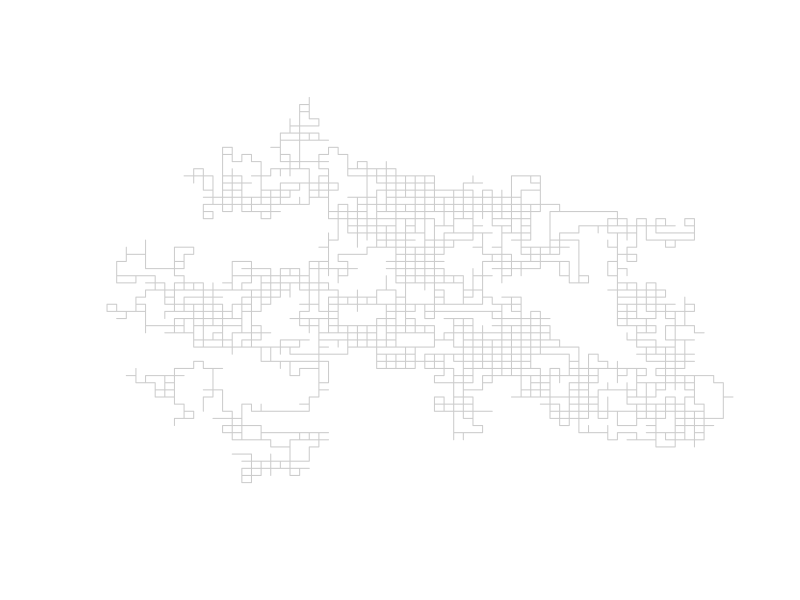
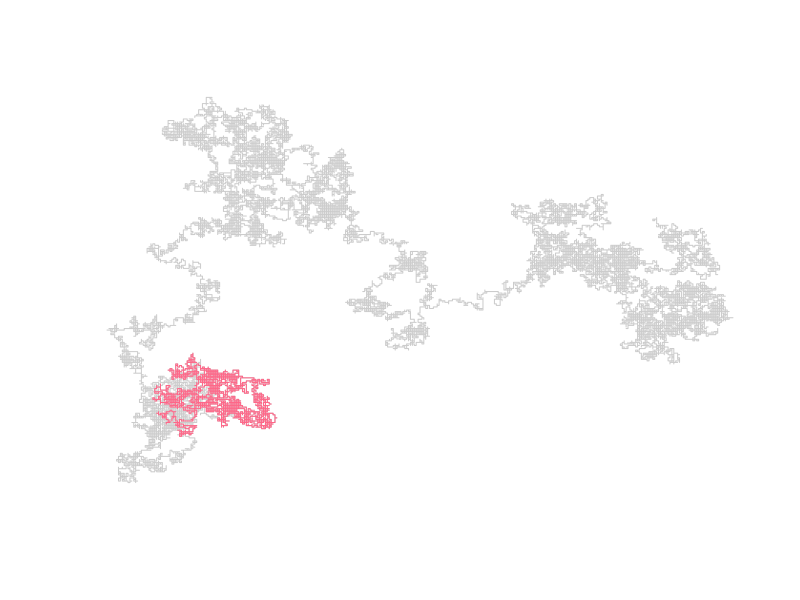
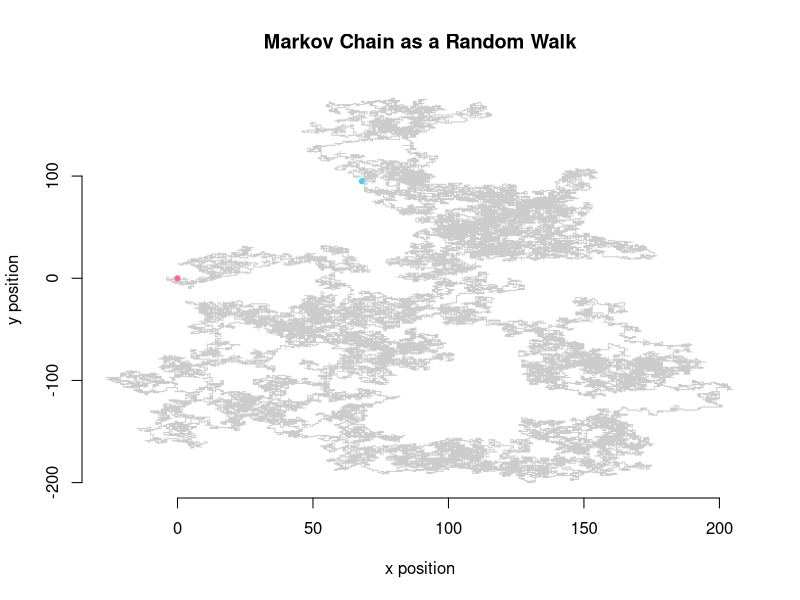
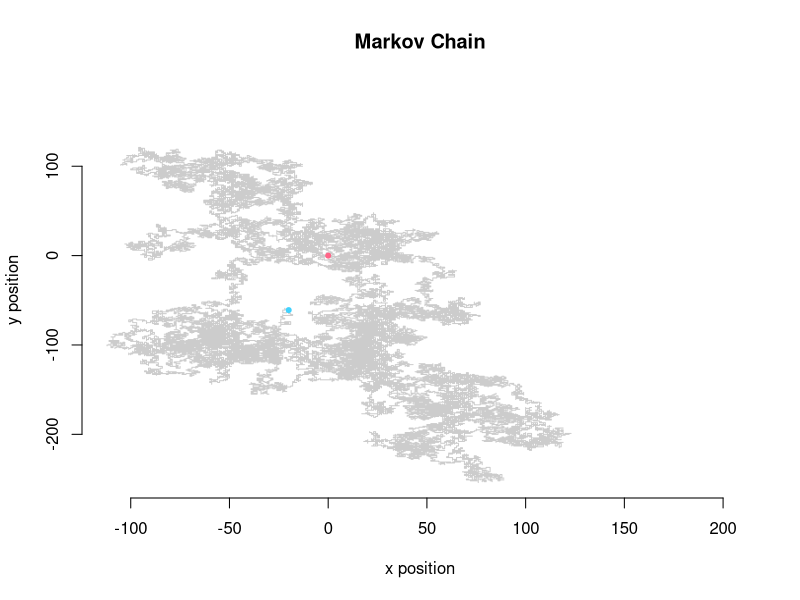
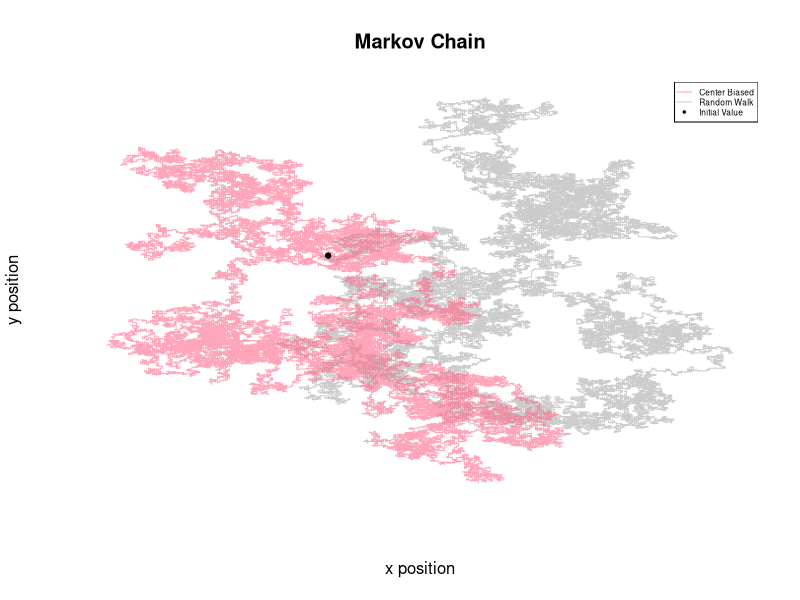
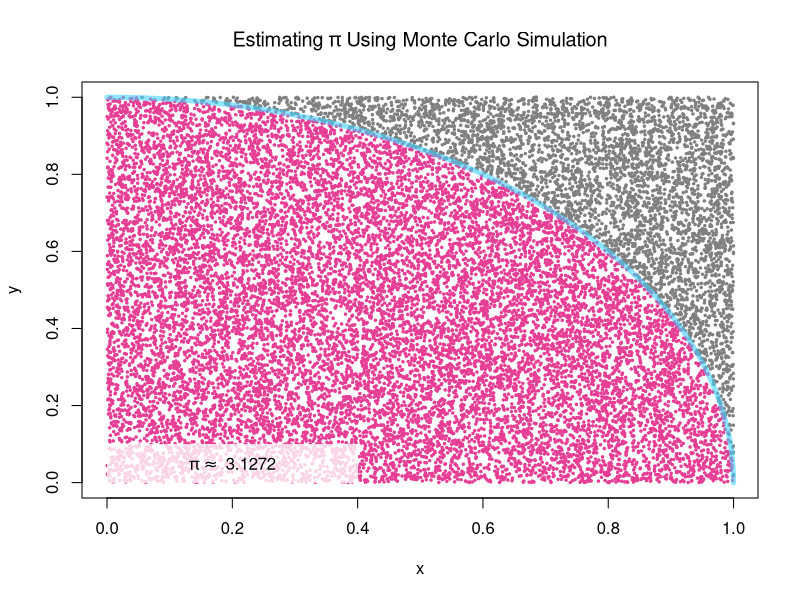
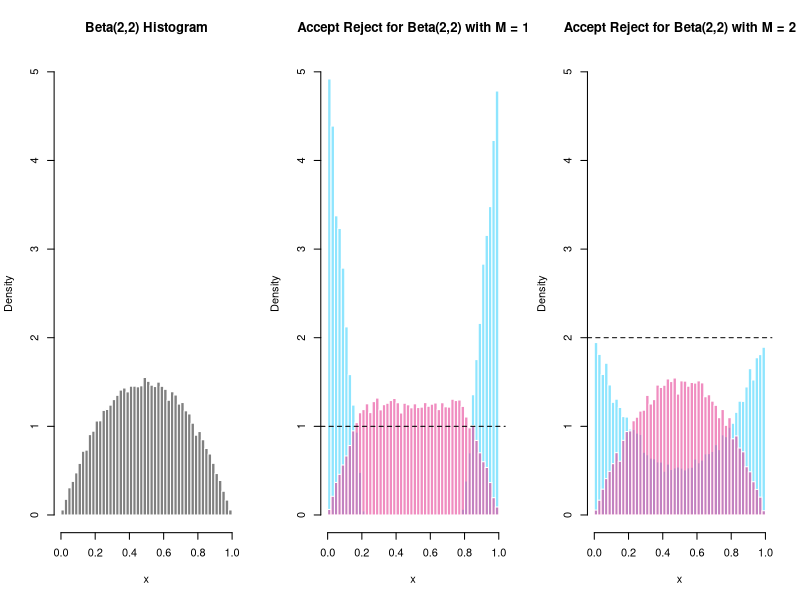
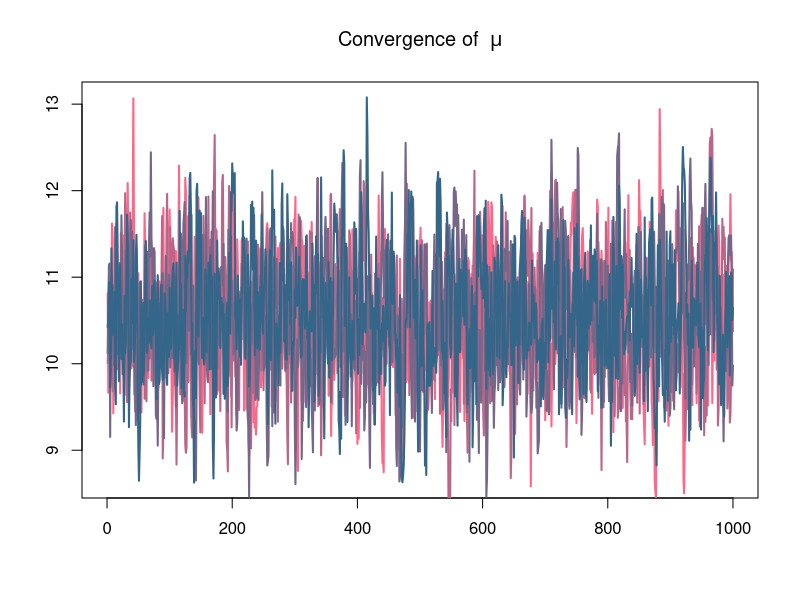

R code for these plots, in order: (Note: this script raises an error after producing the figures.)
#################
### MCMC CODE ###
#################

remove(list = ls())

# RANDOM WALK

loc <- c("up", "down", "left", "right")
dat <- matrix(NA, ncol = 2, nrow = 1e5/2)
dat[1,] <- c(0,0)

for(i in 2:nrow(dat)) {
  rand <- sample(loc, 1, prob = rep(0.25,4))
  if(rand == "up") {
    dat[i,] <- c(0,1) + dat[i-1,]
  }
  else if(rand == "down") {
    dat[i,] <- c(0,-1) + dat[i-1,]
  }
  else if(rand == "left") {
    dat[i,] <- c(1,0) + dat[i-1,]
  }
  else if(rand == "right") {
    dat[i,] <- c(-1,0) + dat[i-1,]
  }
  else {
    dat[i,] <- c(NA,NA)
  }
}

plot(dat[1:5e3,1], dat[1:5e3,2], col = rgb(125, 125, 125, alpha = 100, max = 255),
     type = "l", bty = "n", yaxt = "n", xaxt = "n", xlab = "", ylab = "")
plot(dat[,1], dat[,2], type = "l", bty = "n", yaxt = "n", xaxt = "n", xlab = "", ylab = "",
     col = rgb(125, 125, 125, alpha = 100, max = 255))
lines(dat[1:5e3,1], dat[1:5e3,2], col = "#ff6688")

# MARKOV CHAIN FUNCTION

#' Construct a Markov Chain governing movement through 2D space
#' @param transition_matrix A symmetric matrix of probabilities. Rows must sum to one.
#' @param iter Number of steps to take over the 2D space.
#' @param init Initial position in the 2D space.
#' @param state Initial state to start the Markov Chain.
#' @return The probabilities (prob) that are used to calculate the movement (move) and the data (dat) that
#' describes the movemement over 2D space.
markov_chain <- function(transition_matrix, iter = 1e3, init = c(0,0), state = c(1,0,0,0)) {
  # setup containers
  dat <- array(NA, c(iter, 2))  
  prob <- array(NA, c(iter,4))
  move <- array(NA, iter)
  # initial parameterizations
  loc <- colnames(transition_matrix)
  dat[1,] <- init
  # loop to contstruct the chain
  for(i in 2:iter) {
    state <- state%*%transition_matrix
    rand <- sample(loc, 1, prob = state)
    
    prob[i,] <- c(state)
    move[i] <- c(rand)
    
    if(rand == "up") {
      dat[i,] <- c(0,1) + dat[i-1,]
    }
    else if(rand == "down") {
      dat[i,] <- c(0,-1) + dat[i-1,]
    }
    else if(rand == "left") {
      dat[i,] <- c(-1,0) + dat[i-1,]
    }
    else if(rand == "right") {
      dat[i,] <- c(1,0) + dat[i-1,]
    }
    else {
      dat[i,] <- c(NA,NA)
    }
  }
  # return containers as a list
  return(list("dat" = dat, "prob" = prob, "move" = move))
}

# MARKOV CHAIN (as a random walk)

trans_prob <- matrix(0.25, ncol = 4, nrow = 4)
colnames(trans_prob) <- row.names(trans_prob) <- c("up", "down", "left", "right")
iter <- 1e5

mc_rw <- markov_chain(trans_prob, iter = iter)

plot(mc_rw$dat[,1], mc_rw$dat[,2], col = rgb(125, 125, 125, alpha = 100, max = 255), type = "l",
     main = "Markov Chain as a Random Walk", xlab = "x position", ylab = "y position",
     bty = "n")
points(0,0, col = "#ff6688", cex = 1, pch = 20)
points(mc_rw$dat[iter,1], mc_rw$dat[iter,2], col = "#40d2fe", cex = 1, pch = 20)

# MARKOV CHAIN (with center biased transition matrix)

# trans_prob <- rbind(c(0, 0.9, 0, 0.1),
#                     c(0.9, 0, 0.1, 0),
#                     c(0.9, 0, 0, 0.1),
#                     c(0, 0.9, 0.1, 0))

trans_prob <- rbind(c(0, 0.9, 0, 0.1),
                    c(0.9, 0, 0.1, 0),
                    c(0.1, 0, 0, 0.9),
                    c(0, 0.1, 0.9, 0))

# trans_prob <- rbind(c(0, 0.1, 0, 0.9),
#                     c(0.1, 0, 0.9, 0),
#                     c(0.9, 0, 0, 0.1),
#                     c(0, 0.9, 0.1, 0))

colnames(trans_prob) <- row.names(trans_prob) <- c("up", "down", "left", "right")

mc <- markov_chain(trans_prob, iter = iter)

y_range <- range(range(mc$dat[,2]), range(mc_rw$dat[,2]))
x_range <- range(range(mc$dat[,1]), range(mc_rw$dat[,1]))

plot(mc$dat[,1], mc$dat[,2], col = rgb(125, 125, 125, alpha = 100, max = 255), type = "l",
     main = "Markov Chain", xlab = "x position", ylab = "y position",
     xlim = x_range, ylim = y_range,
     bty = "n")
points(0,0, col = "#ff6688", cex = 1, pch = 20)
points(mc$dat[iter,1], mc$dat[iter,2], col = "#40d2fe", cex = 1, pch = 20)

# compare markov chains on same plot
plot(mc_rw$dat[,1], mc_rw$dat[,2], col = rgb(125, 125, 125, alpha = 100, max = 255), type = "l",
     xaxt = "n", yaxt = "n",
     main = "Markov Chain", xlab = "x position", ylab = "y position",
     xlim = x_range, ylim = y_range,
     bty = "n")
lines(mc$dat[,1], mc$dat[,2], col = rgb(255, 102, 136, alpha = 150, max = 255))
points(mc$dat[1,1], mc$dat[1,2], cex = 1, col = "black", pch = 20)
points(mc_rw$dat[1,1], mc_rw$dat[1,2], cex = 1, col = "black", pch = 20)
legend("topright", c("Center Biased", "Random Walk", "Initial Value"),
       col = c(rgb(255, 102, 136, alpha = 150, max = 255), rgb(125, 125, 125, alpha = 100, max = 255), "black"),
       lwd = c(1,1,NA), pch = c(NA,NA,20), cex = 0.5)

# MONTE CARLO - APPROXIMATE PI

circle <- function(x) {
  sqrt(1 - x^2)
}

domain <- seq(0,1, length.out = 1e3)
iter <- 1e4 * 2
accept <- matrix(NA, ncol = 2, nrow = iter)
reject <- matrix(NA, ncol = 2, nrow = iter)
for(i in 1:iter) {
  x <- runif(1, 0, 1)
  y <- runif(1, 0, 1)
  if(x^2 + y^2 <= 1)
    accept[i,] <- c(x,y)
  else
    reject[i,] <- c(x,y)
}
(nrow(na.omit(accept)) / iter) * 4

# plot(domain, circle(domain), type = "l", lwd = 5, col = "#40d2fe",
#      main = expression("Estimating" ~ pi ~ "Using Monte Carlo Simulation"),
#      xlab = "x", ylab = "y")
plot(0, type = "n", xlim = range(accept[,1], na.rm = TRUE), ylim = range(accept[,2], na.rm = TRUE),
     main = expression("Estimating" ~ pi ~ "Using Monte Carlo Simulation"),
     xlab = "x", ylab = "y")
points(accept, pch = 20, col = "#e63d95", cex = 0.5)
points(reject, pch = 20, col = "#808080", cex = 0.5)
lines(domain, circle(domain), type = "l", lwd = 5, col = rgb(64, 210, 254, alpha = 150, max = 255))
rect(0, 0, 0.4, 0.1, border = NA, col = rgb(255, 255, 255, alpha = 200, max = 255))
text(0.2,0.05, bquote(pi %~~% ~ .((nrow(na.omit(accept)) / iter) * 4)), col = "black")

# MONTE CARLO - REJECTION SAMPLING

#' A Rejection Sampling algorithm where proposals are generated from Unif(0,1).
#' @param f Target distribution.
#' @param g Candidate distribution.
#' @param support Support of the target distribution.
#' @param M Bound on the likelihood ratio f/g.
#' @param iter Number of iterations to run the algorithm through (iter = accept + reject).
#' @return A list containing accepted/rejected values.
accept_reject <- function(f, g, support = c(0,1), M = 1, iter = 1e3) {
  out <- list()
  
  for (i in 1:iter) {
    # containers
    y <- runif(1, support[1], support[2])  # proposal
    u <- runif(1, 0, 1)                    # stochastic condition
    out$y[i] <- y
    out$u[i] <- u
    # likelihood ratio
    ratio <- f(y)/(M*g(y, support[1], support[2]))
    # accept-reject condition
    if(ratio > u)
      out$accept[i] <- y
    else
      out$reject[i] <- y
  }
  return(out)
}

beta_sample1 <- accept_reject(f = function(x){dbeta(x, 2, 2)},
                             g = function(x, a, b){dunif(x, a, b)},
                             M = 1, iter = 1e4*4)
beta_sample2 <- accept_reject(f = function(x){dbeta(x, 2, 2)},
                              g = function(x, a, b){dunif(x, a, b)},
                              M = 2, iter = 1e4*4)

par(mfrow=c(1,3))
hist(rbeta(1e4*4, 2, 2), freq = F, breaks = 50, col = "#808080", border = FALSE, ylim = c(0,5),
     main = "Beta(2,2) Histogram", xlab = "x")
hist(na.omit(beta_sample1$reject), freq = F, breaks = 50, col = rgb(64, 210, 254, alpha = 150, max = 255),
     border = FALSE, ylim = c(0,5),
     main = "Accept Reject for Beta(2,2) with M = 1", xlab = "x")
hist(na.omit(beta_sample1$accept), freq = F, breaks = 50, col = rgb(230, 61, 149, alpha = 150, max = 255),
     border = FALSE, ylim = c(0,2), add = T)
abline(h = 1, col = "black", lty = 2)
hist(na.omit(beta_sample2$reject), freq = F, breaks = 50, col = rgb(64, 210, 254, alpha = 150, max = 255),
     border = FALSE, ylim = c(0,5),
     main = "Accept Reject for Beta(2,2) with M = 2", xlab = "x")
hist(na.omit(beta_sample2$accept), freq = F, breaks = 50, col = rgb(230, 61, 149, alpha = 150, max = 255),
     border = FALSE, ylim = c(0,2), add = T)
abline(h = 2, col = "black", lty = 2)
dev.off()

table(is.na(beta_sample1$accept))
table(is.na(beta_sample2$accept))

# METROPOLIS ALGORITHM

# 1. generate x* from g(x_{n}) (where g is a symmetric candidate distribution, e.g. normal)
# 2. compute the acceptance ratio alpha = f(x*)/f(x_{n}) (where f is the target distribution)
# 3. accept x* with probability min(1, alpha)
# 4. if x* is accepted then collect x_{n+1} = x* else collect x_{n+1} = x_{n}
# 5. repeat

metropolis <- function(f, iter = 1e3, chains = 4, prop_scale = 1) {
  init <- rnorm(chains, 0, 20)
  out <- array(NA, c(iter, chains))
  out[1,] <- init
  
  sampler <- function(x) {
    alpha <- 0
    u <- 1
    while(alpha < u) {
      u <- runif(1, 0, 1)
      x_star <- rnorm(1, x, 1 * prop_scale)
      alpha <- exp(f(x_star)-f(x))
    }
    return(x_star)
  }
  
  for(i in 2:iter) {
    for(j in 1:chains) {
      out[i,j] <- sampler(out[i-1,j]) 
    }
  }
  
  out
}

cols <- colorRampPalette(c("#ff6688","#336688"))(4)

dat <- rnorm(1, rnorm(10, 5, 5), 1)
post_func <- function(x) {
  lik <- sum(dnorm(dat, x, 1, log = T))
  prior <- dnorm(x, 5, 1, log = T)
  lik + prior
}
metro <- metropolis(f = post_func, chains = 4, iter = 2e3)

mean(dat)
mean(metro)

warmup <- (dim(metro)[1])/2
plot(0, type = "n", xlab = "", ylab = "", xlim = c(0,warmup), ylim = range(metro[-seq(1,warmup),dim(metro)[2]]),
     main = expression("Convergence of " ~ mu))
for(i in 1:4){
  lines(metro[-(1:(dim(metro)[1]/2)),i], col = cols[i], lwd = 2) 
}

plot(0, type = "n", xlab = "", ylab = "", xlim = c(0,100), ylim = range(metro),
     main = expression("Convergence of " ~ mu))
for(i in 1:4){
  lines(metro[1:100,i], col = cols[i], lwd = 2) 
}

hist(metro[-(1:(dim(metro)[1]/2)),], col = "#808080", border = FALSE, breaks = 50, freq = FALSE,
     main = expression("Distribution of " ~ mu), xlab = expression(mu))
abline(v = mean(metro), col = "red")

# METROPOLIS-HASTINGS ALGORITHM

# rbinorm <- function(n, mu = c(0,0), sigma = diag(2)) {
#   out <- array(NA, c(n, 2))
#   z1 <- rnorm(n, 0, 1)
#   z2 <- rnorm(n, 0, 1)
#   out[,1] <- sigma[1,1] * z1 + mu[1]
#   out[,2] <- sigma[2,2] * (sigma[1,2] * z1 + sqrt(1 - sigma[1,2]^2) * z2) + mu[2]
#   return(out)
# }

library(mvtnorm)

metropolis_hastings <- function(f, iter = 1e3, chains = 4, init = NULL, prop_scale = 1, prop_loc = c(0,0)) {
  out <- array(NA, c(iter, 2, chains))
  
  for(p in 1:2) {
    if(is.null(init))
      out[1,p,] <- rnorm(chains, 0, 1)
    else
      out[1,p,] <- init[,p]
  }

  prop_covmat <- diag(1,2)*prop_scale
  
  sampler <- function(x) {
    alpha <- 0
    u <- 1
    reject <- -1
    while(alpha < u) {
      reject <- reject + 1
      u <- runif(1, 0, 1)
      x_star <- rmvnorm(1, x, prop_covmat)
      alpha <- exp((f(x_star)-f(x)) +
                     (dmvnorm(x, x_star, prop_covmat, log = TRUE) - dmvnorm(x_star, x, prop_covmat, log = TRUE)))
      # cat("alpha = ", alpha, "; ", "u = ", u, "\n")
    }
    return(list("post" = x_star, "reject" = reject))
  }
  
  for(j in 1:chains) {
    cat(":: chain", j, "::", "")
    reject <- 0
    for(i in 2:iter) {
      sampler_stuff <- sampler(out[i-1,,j])
      reject <- reject + sampler_stuff$reject
      out[i,,j] <- sampler_stuff$post  # important! the rest is just print aesthetics
      if(i%%(iter/10) == 0)
        cat(".")
      if(i == iter)
        cat("", "accept rate =", iter,"/", reject + iter, "=", round(iter/(reject+iter),4), "\n")
      
    }
  }
  
  out
}

# covmat <- rbind(c(1, 0.5), c(0.5, 3))
covmat <- diag(1,2)
N <- 5
priors <- cbind(rnorm(N, 0, 3), rnorm(N, 0, 3))
dat <- array(NA, c(N, 2))
for(i in 1:N) {
  dat[i,] <- rmvnorm(1, mean = priors[i,], sigma = covmat) 
}
colMeans(dat)
plot(dat[,1], dat[,2], col = "darkgrey")

init_val <- rbind(c(1,1),
                  c(-1,-1),
                  c(1,-1),
                  c(-1,1))
init_val <- init_val * 4

posterior_func <- function(pars) {
  lik <- sum(dmvnorm(dat, pars, sigma = covmat, log = TRUE))
  prior <- dnorm(pars, 0, 0.1, log = TRUE)
  lik + sum(prior)
}
metro_hasti <- metropolis_hastings(f = posterior_func,
                                   iter = 2e3, chains = 4, init = init_val,
                                   prop_scale = 0.1, prop_loc = colMeans(dat))

# metro_hasti
colMeans(dat)
rowMeans(colMeans(metro_hasti))
range(metro_hasti)

cols <- colorRampPalette(c("#ff6688","#336688"))(4)
cols <- c(rgb(255, 102, 136, alpha = 150, max = 255),
          rgb(187, 102, 136, alpha = 150, max = 255),
          rgb(119, 102, 136, alpha = 150, max = 255),
          rgb(51, 102, 136, alpha = 150, max = 255))

plot(0, type = "n", xlim = range(metro_hasti), ylim = range(metro_hasti), xlab = expression(mu[1]), ylab = expression(mu[2]))
for(i in 1:4) {
  lines(metro_hasti[,1,i], metro_hasti[,2,i], col = cols[i], lwd = 2)
}
plot(0, type = "n", xlim = c(-0.4,0.4), ylim = c(-0.4,0.4), xlab = expression(mu[1]), ylab = expression(mu[2]))
for(i in 1:4) {
  lines(metro_hasti[,1,i], metro_hasti[,2,i], col = cols[i], lwd = 2)
}

plot(0, type = "n", xlim = c(0,dim(metro_hasti)[1]), ylim = range(metro_hasti[,1,]),
     main = expression("Traceplot for" ~ mu[1]), ylab = expression(mu[1]), xlab = "iteration")
for(i in 1:4) {
  lines(metro_hasti[,1,i], col = cols[i], lwd = 2)
}
rect(-50, range(metro_hasti[,2,])[1]-4, dim(metro_hasti)[1]/2, range(metro_hasti[,2,])[2]+4,
     col = rgb(128,128,128, alpha = 50, max = 255), border = NA)

plot(0, type = "n", xlim = c(0,dim(metro_hasti)[1]), ylim = range(metro_hasti[,2,]),
     main = expression("Traceplot for" ~ mu[2]), ylab = expression(mu[2]), xlab = "iteration")
for(i in 1:4) {
  lines(metro_hasti[,2,i], col = cols[i], lwd = 2)
}
rect(-50, range(metro_hasti[,1,])[1]-4, dim(metro_hasti)[1]/2, range(metro_hasti[,1,])[2]+4,
     col = rgb(128,128,128, alpha = 50, max = 255), border = NA)

warmup <- seq(1,(dim(metro_hasti)[1]/2))
hist(metro_hasti[-warmup,1,], breaks = 40, col = "darkgrey", border = FALSE, freq = FALSE,
     main = expression("Histogram for" ~ mu[1]))
hist(metro_hasti[-warmup,2,], breaks = 40, col = "darkgrey", border = FALSE, freq = FALSE,
     main = expression("Histogram for" ~ mu[2]))

# mle approach
optim(c(-4,4), f <- function(pars){sum(dmvnorm(dat, pars, covmat, log = TRUE))}, control = list(fnscale = -1))

# HAMILTONIAN MONTE CARLO ALGORITHM

library(mvtnorm)

# covmat <- diag(1,2)
covmat <- rbind(c(1,0.9),c(0.9,1))
N <- 1e3
priors <- cbind(rnorm(N, 0, 1), rnorm(N, 0, 1))
# priors <- cbind(rep(0,N), rep(0,N))  # fixed
dat <- array(NA, c(N, 2))
for(i in 1:N) {
  dat[i,] <- rmvnorm(1, mean = priors[i,], sigma = covmat) 
}
colMeans(dat)
plot(dat, col = "#808080")

post_func <- function(theta) {
  lik <- sum(dmvnorm(dat, theta, covmat, log = TRUE))
  prior <- dnorm(theta, 0, 0.1, log = TRUE)
  return(lik + sum(prior))
}

init_val <- cbind(c(1,1),
                  c(-1,-1),
                  c(1,-1),
                  c(-1,1))
init_val <- init_val * 4

hmc <- function(f, iter = 1e3, chains = 4, init_val = NULL, epsilon_init = 0.1, M = diag(1,2), L_0 = 10) {
  out <- array(NA, c(iter, 2, chains))
  phi <- array(NA, c(iter, 2, chains))
  if(is.null(init_val))
    out[1,,] <- t(rmvnorm(chains, c(0,0), diag(1,2)))
  else
    out[1,,] <- init_val
  phi[1,,] <- rmvnorm(chains, c(0,0), M)
  
  gradient <- function(theta) {
    e <- 1e-4
    out <- array(NA, length(theta))
    for(t in 1:length(theta)) {
      # browser()
      theta_hi <- theta_lo <- theta
      theta_hi[t] <- theta[t] + e
      theta_lo[t] <- theta[t] - e
      out[t] <- (f(theta_hi) - f(theta_lo)) / (2 * e)
      # browser()
    }
    out
  }
  
  sampler <- function(theta) {
    phi <- c(rmvnorm(1, mean = c(0,0), sigma = M))
    grad <- gradient(theta)
    epsilon <- runif(1, 0, 2 * epsilon_init)
    L <- ceiling(2 * L_0 * runif(1,0,1))
    for (l in 1:L) {
      phi <- phi + 0.5 * epsilon * grad
      theta <- theta + epsilon * solve(M) %*% phi
      phi <- phi + 0.5 * epsilon * grad 
    }
    return(list("theta" = c(theta), "phi" = c(phi)))
  }
  
  accept_reject <- function(theta_star, theta, phi_star, phi) {
    dens_theta_star <- f(theta_star)
    dens_theta <- f(theta)
    dens_phi_star <- dmvnorm(phi_star, c(0,0), M, log = TRUE)
    dens_phi <- dmvnorm(phi, c(0,0), M, log = TRUE)
    alpha <- exp((dens_theta_star + dens_phi_star) - (dens_theta + dens_phi))
    alpha
  }
  
  cat(paste0("['.' = ", iter/10, " iterations]\n"))
  
  for(j in 1:chains) {
    cat(paste0("[ chain ", j, " ]"))
    for(i in 2:iter) {
      alpha <- 0
      u <- 1
      while(alpha < u) {
        u <- runif(1, 0, 1)
        sample <- sampler(out[i-1,,j])
        alpha <- accept_reject(sample$theta, out[i-1,,j], sample$phi, phi[i-1,,j])
      }
      phi[i,,j] <- sample$phi
      out[i,,j] <- sample$theta
      if(i%%(iter/10) == 0)
        cat(".")
      if(i == iter)
        cat("[ complete ]\n")
    } 
  }
  out
}

hmc_sim <- hmc(f = post_func, iter = 1e3, init_val = init_val, epsilon_init = ((1/15)^2), M = diag(1,2), L_0 = 10)
colMeans(dat)
rowMeans(colMeans(hmc_sim))

plot(0, type = "n", xlim = c(1,dim(hmc_sim)[1]), ylim = range(hmc_sim), 
     ylab = "Parameter Value", xlab = "Iteration", main = expression("Traceplot for" ~ mu[1]))
for(i in 1:dim(hmc_sim)[3]) {
  lines(hmc_sim[,1,i], col = cols[i], lwd = 2)
}
plot(0, type = "n", xlim = c(1,dim(hmc_sim)[1]), ylim = range(hmc_sim), 
     ylab = "Parameter Value", xlab = "Iteration", main = expression("Traceplot for" ~ mu[2]))
for(i in 1:dim(hmc_sim)[3]) {
  lines(hmc_sim[,2,i], col = cols[i], lwd = 2)
}

x <- y <- seq(-4,4,0.1)
z <- outer(x, y, FUN = function(x, y){dmvnorm(cbind(x,y), colMeans(dat), covmat)})
plot(0, type = "n", xlim = range(hmc_sim[,1,]), ylim = range(hmc_sim[,2,]),
     ylab = expression(mu[2]), xlab = expression(mu[1]), main = expression("Convergence of" ~ mu[1] ~ "and" ~ mu[2]))
contour(x, y, z, add = TRUE, col = "#808080")
for(i in 1:dim(hmc_sim)[3]) {
  lines(hmc_sim[,1,i], hmc_sim[,2,i], col = cols[i], lwd = 2)
}

z <- outer(x, y, FUN = Vectorize(function(x,y) {
  theta <- c(x,y)
  lik <- sum(dmvnorm(dat, theta, covmat, log = TRUE))
  prior <- dnorm(theta, 0, 0.1, log = TRUE)
  return(lik + sum(prior))
}))

plt_dat <- expand.grid(x,y)
plt_dat$z <- apply(cbind(plt_dat$Var1, plt_dat$Var2), 1, post_func)
plot(0, type = "n", xlim = range(hmc_sim[,1,]), ylim = range(hmc_sim[,2,]), 
     ylab = expression(mu[2]), xlab = expression(mu[1]), main = expression("Convergence of" ~ mu[1] ~ "and" ~ mu[2]))
contour(x, y, plt_dat$z, add = TRUE, col = "#808080")
for(i in 1:dim(hmc_sim)[3]) {
  lines(hmc_sim[,1,i], hmc_sim[,2,i], col = cols[i], lwd = 2)
}

plot(0, type = "n", xlim = range(hmc_sim[,1,])/30, ylim = range(hmc_sim[,2,])/30, 
     ylab = expression(mu[2]), xlab = expression(mu[1]), main = expression("Convergence of" ~ mu[1] ~ "and" ~ mu[2]))
x <- y <- seq(-0.15,0.15,0.00005)
z <- outer(x, y, FUN = function(x, y){dmvnorm(cbind(x,y), colMeans(dat), covmat, log = TRUE)})
contour(x, y, z, add = TRUE, col = "#808080")
for(i in 1:dim(hmc_sim)[3]) {
  lines(hmc_sim[,1,i], hmc_sim[,2,i], col = cols[i], lwd = 2)
}

params <- rbind(hmc_sim[,,1],
                hmc_sim[,,2],
                hmc_sim[,,3],
                hmc_sim[,,4])


hmc_draws <- t(apply(params, 1, function(x){rmvnorm(1, x, covmat)}))
binorm_draws <- rmvnorm(4e3, colMeans(dat), covmat)
plot(binorm_draws, cex = 0.5, col = "#80808096", xlim = c(-6, 6), ylim = c(-6, 6),
     main = "Posterior Predictions", xlab = expression(x[1]), ylab = expression(x[2]))
points(hmc_draws, col = "#cc000096", cex = 0.5)
legend("bottomright", c("HMC","Draws"), col = c("#cc000096","#80808096"), pch = rep(21,2), pt.lwd = rep(2,2), cex = 0.6)

# NUTS
